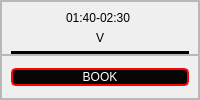
                           <widget class="QFrame" name="frame_60">
                            <property name="frameShape">
                             <enum>QFrame::StyledPanel</enum>
                            </property>
                            <property name="frameShadow">
                             <enum>QFrame::Raised</enum>
                            </property>
                            <layout class="QVBoxLayout" name="verticalLayout_44">
                             <property name="spacing">
                              <number>0</number>
                             </property>
                             <property name="leftMargin">
                              <number>0</number>
                             </property>
                             <property name="topMargin">
                              <number>0</number>
                             </property>
                             <property name="rightMargin">
                              <number>0</number>
                             </property>
                             <property name="bottomMargin">
                              <number>0</number>
                             </property>
                             <item>
                              <widget class="QFrame" name="frame_61">
                               <property name="frameShape">
                                <enum>QFrame::StyledPanel</enum>
                               </property>
                               <property name="frameShadow">
                                <enum>QFrame::Raised</enum>
                               </property>
                               <layout class="QVBoxLayout" name="verticalLayout_45">
                                <property name="bottomMargin">
                                 <number>0</number>
                                </property>
                                <item alignment="Qt::AlignHCenter">
                                 <widget class="QLabel" name="label_29">
                                  <property name="styleSheet">
                                   <string notr="true">font: 10pt &quot;Copperplate Gothic Bold&quot;;
background-color: rgba(0, 0, 0, 0);
color: rgb(0, 0, 0);</string>
                                  </property>
                                  <property name="text">
                                   <string>01:40-02:30 </string>
                                  </property>
                                 </widget>
                                </item>
                                <item alignment="Qt::AlignHCenter">
                                 <widget class="QLabel" name="label_30">
                                  <property name="styleSheet">
                                   <string notr="true">font: 10pt &quot;Copperplate Gothic Bold&quot;;
background-color: rgba(0, 0, 0, 0);
color: rgb(0, 0, 0);</string>
                                  </property>
                                  <property name="text">
                                   <string>V</string>
                                  </property>
                                 </widget>
                                </item>
                                <item>
                                 <widget class="Line" name="line_7">
                                  <property name="styleSheet">
                                   <string notr="true">background-color: rgb(0, 0, 0);</string>
                                  </property>
                                  <property name="orientation">
                                   <enum>Qt::Horizontal</enum>
                                  </property>
                                 </widget>
                                </item>
                               </layout>
                              </widget>
                             </item>
                             <item>
                              <widget class="QFrame" name="frame_62">
                               <property name="frameShape">
                                <enum>QFrame::StyledPanel</enum>
                               </property>
                               <property name="frameShadow">
                                <enum>QFrame::Raised</enum>
                               </property>
                               <layout class="QVBoxLayout" name="verticalLayout_46">
                                <item>
                                 <widget class="QPushButton" name="pushButton_13">
                                  <property name="styleSheet">
                                   <string notr="true">QPushButton#pushButton_13{
 border: 2px solid red;
	font: 10pt &quot;Copperplate Gothic Light&quot;;
	background-color:rgba(0,0,0,250);
    color: rgb(255,255,255);
    border-radius:5px;
}
QPushButton#pushButton_13:hover{
    background-color:rgb(255,255,255);
    color: rgb(0,0,0);
}
QPushButton#pushButton_13:pressed{
    background-color: rgba(255,255,255,210);
}</string>
                                  </property>
                                  <property name="text">
                                   <string>BOOK</string>
                                  </property>
                                  <property name="icon">
                                   <iconset resource="attachments/icons.qrc">
                                    <normaloff>:/icons/edit.svg</normaloff>:/icons/edit.svg</iconset>
                                  </property>
                                  <property name="iconSize">
                                   <size>
                                    <width>20</width>
                                    <height>50</height>
                                   </size>
                                  </property>
                                 </widget>
                                </item>
                               </layout>
                              </widget>
                             </item>
                            </layout>
                           </widget>
